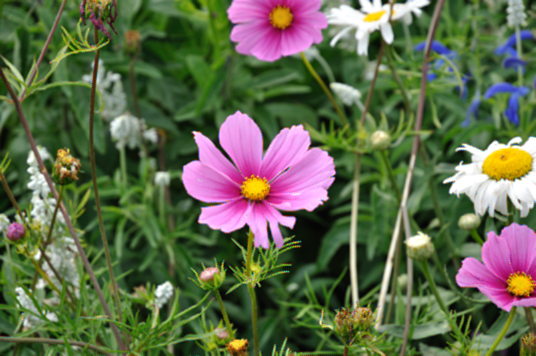
%> input picture flowers.tiff, 536 x 356 px
$ octave --eval "extra('flowers-tampered.tiff');"   (GNU Octave 9; MATLAB toolbox functions it lacks are replaced by stand-ins)
%> lines starting %> are read from the running program, lines starting %| are printed output that depends on the picture
%> in extra, im_true is the input picture: size 356x536x3 uint8; mean R, G, B 96.7, 105.9, 75.7
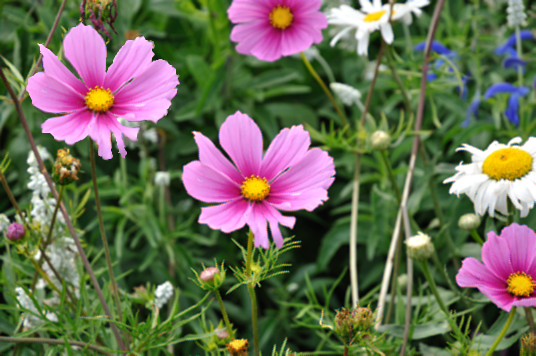
%> input picture flowers-tampered.tiff, 536 x 356 px
%> in extra, im is the input picture: size 356x536x3 uint8; mean R, G, B 106.8, 108.5, 85.4
### demo.m
function Result=demo( im )

    Nb = [2, 8];
    % number of cumulated bloks
    Ns = 1;
    toCrop=mod(size(im),2);
%> toCrop = [0 0 1]
    im=im(1:end-toCrop(1),1:end-toCrop(2),:);

    [bayer, F1]=GetCFASimple(im);


    for j = 1:2
        [map, stat] = CFAloc(im, bayer, Nb(j),Ns);
        figure;
        imagesc(map);
        Result{j}=map;
    end

end

### GetCFASimple.m
function [bayer, F1]=GetCFASimple(im)
        %block size
    W1=16;
    %St. dev threshold
    StdThresh=5;

    SmallCFAList={[2 1;3 2] [2 3;1 2] [3 2;2 1] [1 2;2 3]};
    CFAList=SmallCFAList;

    MeanError=inf(length(CFAList),1);
    for TestArray=1:length(CFAList)
        BinFilter=[];
        ProcIm=[];
        CFA=CFAList{TestArray};
        R=CFA==1;
        G=CFA==2;
        B=CFA==3;
        BinFilter(:,:,1)=repmat(R,size(im,1)/2,size(im,2)/2);
        BinFilter(:,:,2)=repmat(G,size(im,1)/2,size(im,2)/2);
        BinFilter(:,:,3)=repmat(B,size(im,1)/2,size(im,2)/2);
        CFAIm=uint8(double(im).*BinFilter);
        BilinIm=bilinInterp(CFAIm,BinFilter,CFA);

        ProcIm(:,:,1:3)=im;
        ProcIm(:,:,4:6)=BilinIm;
        BlockResult=blockproc(ProcIm,[W1 W1],@eval_block);

        Stds=BlockResult(:,:,4:6);
        BlockDiffs=BlockResult(:,:,1:3);
        NonSmooth=Stds>StdThresh;

        MeanError(TestArray)=mean(mean(mean(BlockDiffs(NonSmooth))));
        BlockDiffs=BlockDiffs./repmat(sum(BlockDiffs,3),[1 1 3]);

        %imagesc(BlockDiffs);
        %pause;

        Diffs(TestArray,:)=reshape(BlockDiffs(:,:,2),1,numel(BlockDiffs(:,:,2)));

        F1Maps{TestArray}=BlockDiffs(:,:,2);
    end
%> this loop made 4 passes
%> pass 1, in GetCFASimple, `CFAIm=uint8(double(im).*BinFilter);`:
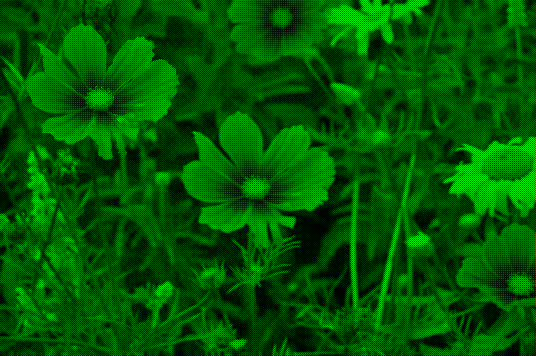
%> CFAIm: size 356x536x3 uint8; mean R, G, B 26.8, 54.2, 21.3
%> after the loop:
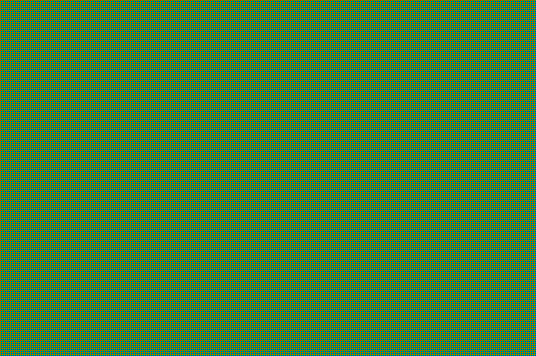
%> BinFilter: size 356x536x3 double; mean R, G, B 0.25, 0.5, 0.25
%> after the loop, Diffs = 782 columns, first 8: [0.469 0.267 0.186 0.243 0.28 0.41 0.21 0.177; 0.408 0.2 0.19 0.3 0.369 0.503 0.192 0.133; 0.241 0.279 0.196 0.0828 0.065 0.156 0.148 0.193; 0.761 0.226 0.212 0.222 0.248 0.486 0.218 0.148]; F1Maps = 4 items; MeanError = [62.29; 54.41; 63.5; 38.65]
    Diffs(isnan(Diffs))=0;

    [bbb,val]=min(MeanError);
%> bbb = 38.65; val = 4
    U=sum(abs(Diffs-0.25),1);
%> U = 782 values, max 1.47 at index 214, min 0.107 at index 46, mean 0.518
    F1=median(U);
%> F1 = 0.469
    CFAOut=CFAList{val}==2;
%> CFAOut = [false true; true false]
    F1Map=F1Maps{val};
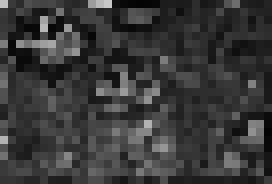
%> F1Map: size 23x34 double (shown 8 times larger); min 0.0139, max 0.784, mean 0.224

    bayer=CFAOut;
%> bayer = [false true; true false]

end

function [ Out ] = eval_block( block_struc )
    %EVAL_BLOCK Summary of this function goes here
    %   Detailed explanation goes here
    im=double(block_struc.data);
    Out(:,:,1:3)=mean(mean((double(block_struc.data(:,:,1:3))-double(block_struc.data(:,:,4:6))).^2));
    Out(:,:,4)=std(reshape(im(:,:,1),1,numel(im(:,:,1))));
    Out(:,:,5)=std(reshape(im(:,:,2),1,numel(im(:,:,2))));
    Out(:,:,6)=std(reshape(im(:,:,3),1,numel(im(:,:,3))));
end

### bilinInterp.m
function [ Out_Im ] = bilinInterp( CFAIm,BinFilter,CFA )
%BILININTERP Summary of this function goes here
%   Detailed explanation goes here
CFAIm=double(CFAIm);

MaskMin=1/4*[1 2 1;2 4 2;1 2 1];
MaskMaj=1/4*[0 1 0;1 4 1;0 1 0];

if ~isempty(find(diff(CFA)==0)) ||  ~isempty(find(diff(CFA')==0))
    MaskMaj=MaskMaj.*2;
end


Mask=repmat(MaskMin,[1,1,3]);
[a,Maj]=max(sum(sum(BinFilter)));
Mask(:,:,Maj)=MaskMaj;

Out_Im=zeros(size(CFAIm));


for ii=1:3
    Mixed_im=zeros([size(CFAIm,1),size(CFAIm,2)]);

    Orig_Layer=CFAIm(:,:,ii);
%    figure(11);   image(Orig_Layer);colormap(gray(255));
    Interp_Layer=imfilter(Orig_Layer,Mask(:,:,ii));
%    figure(12);   image(Interp_Layer);colormap(gray(255));
    Mixed_im(BinFilter(:,:,ii)==0)=Interp_Layer(BinFilter(:,:,ii)==0);
 %   figure(13);   image(Mixed_im);colormap(gray(255));
    Mixed_im(BinFilter(:,:,ii)==1)=Orig_Layer(BinFilter(:,:,ii)==1);
    Out_Im(:,:,ii)=Mixed_im;
end
% [5 lines of commented-out code are left out]

Out_Im=uint8(Out_Im);

### CFAloc.m
function [map, stat] = CFAloc(image, Bayer, Nb, Ns)


    if (nargin ~= 4)
        error('Insert image, 2x2 CFA pattern on grenn channel, Nb and Ns');
    end

    % parameters
    Nm = 5; % dimension of map filtering

    % green channel extraction

    im = image(:,:,2);

    [h, w] = size(im);
    dim = [h, w];

    % prediction error
    pred_error = prediction(im);

    % local variance of acquired and interpolated pixels
    var_map = getVarianceMap(pred_error, Bayer, dim);

    % proposed feature
    stat = getFeature(var_map, Bayer, Nb);

    % GMM parameters estimation
    [mu, sigma] = MoGEstimationZM(stat);

    % likelihood map
    loglikelihood_map = loglikelihood(stat, mu, sigma);

    % filtered and cumulated log-likelihood map
    map = getMap(loglikelihood_map, Ns, Nm);

    expMap=exp(map);
    probMap=1./(expMap+1);
    map=probMap;

    return

### prediction.m
function [pred_error] = prediction(im)

% predictor with a bilinear kernel

Hpred = [ 0,   0.25,    0;
          0.25,  -1, 0.25;
          0,   0.25,    0 ];

pred_error = imfilter(double(im),double(Hpred),'replicate');

return

### getFeature.m


function [statistics] = getFeature(map,Bayer,Nb)

% Proposed feature to localize CFA artifacts

pattern = kron(ones(Nb/2,Nb/2),Bayer);

func = @(sigma) (prod(sigma(logical(pattern)))/(prod(sigma(not(logical(pattern))))));

statistics = blkproc(map,[Nb Nb],func);

statistics(isnan(statistics))=1;
statistics(isinf(statistics))=0;

return

### EMGaussianZM.m

function [alpha, v1, mu2, v2] = EMGaussianZM(x, tol, max_iter)
%
% estimate Gaussian mixture parameters from data x with EM algorithm
% assume x distributed as alpha * N(0,v1) + (1 - alpha) * N(mu2, v2)

% initial guess
alpha = 0.5;
mu2 = mean(x);
v2 = var(x);
v1 = v2/10;


alpha_old = 1;
k = 1;
while abs(alpha - alpha_old) > tol && k < max_iter
    alpha_old = alpha;
    k = k + 1;
    % expectation
    f1 = alpha * exp(-x.^2/2/v1)/sqrt(v1);
    f2 = (1 - alpha) * exp(-(x - mu2).^2/2/v2)/sqrt(v2);
    alpha1 = f1 ./ (f1 + f2);
    alpha2 = f2 ./ (f1 + f2);
    % maximization
    alpha = mean(alpha1);
    v1 = sum(alpha1 .* x.^2) / sum(alpha1);
    mu2 = sum(alpha2 .* x) / sum(alpha2);
    v2 = sum(alpha2 .* (x - mu2).^2) / sum(alpha2);
end

if abs(alpha - alpha_old) > tol
    display('warning: EM algorithm: number of iterations > max_iter');
end

return

### MoGEstimationZM.m
function [mu,sigma,mix_perc] = MoGEstimationZM (statistics)

tol = 1e-3;
max_iter = 500;

% NaN and Inf management

statistics(isnan(statistics)) = 1;
statistics(statistics<0)=0;
data = log(statistics(:));
data = data(not(isinf(data)|isnan(data)));

% E/M algorithm

[alpha, v1, mu2, v2] = EMGaussianZM(data, tol , max_iter);

% Estimated model parameters

mu= [mu2 ; 0];

sigma = sqrt([v2; v1]);

mix_perc = [1-alpha;alpha];

return

### loglikelihood.m
function [L] = loglikelihood(statistics, mu, sigma)

% Loglikelihood map

% allowable values for logarithm
min = 1e-320;
max = 1e304;

statistics(isnan(statistics))=1;
statistics(isinf(statistics))=max;
statistics(statistics == 0) = min;
statistics(statistics<0)=0;

mu1=mu(2);
mu2=mu(1);

sigma1=sigma(2);
sigma2=sigma(1);

% log-likelihood
L = log(sigma1) - log(sigma2) ...
    -0.5.*((((log(statistics) - mu2).^2)/sigma2^2) - ...
    (((log(statistics) - mu1).^2)/sigma1^2));

return

### getMap.m


function [map] = getMap(L, Ns, Nm)

% Cumulated and median filtered log-likelihood map

% cumulate blocks
func = @(x) sum(x(:));

log_L_cum = blkproc(L,[Ns Ns],func);


% median filtered log-likelihood
map = medfilt2(log_L_cum,[Nm Nm],'symmetric');

return

### getVarianceMap.m


function [var_map] = getVarianceMap(im,Bayer,dim)

% extend pattern over all image
pattern = kron(ones(dim(1)/2,dim(2)/2), Bayer);

% separate acquired and interpolate pixels for a 7x7 window
mask = [1, 0, 1, 0, 1, 0, 1;
        0, 1, 0, 1, 0, 1, 0;
        1, 0, 1, 0, 1, 0, 1;
        0, 1, 0, 1, 0, 1, 0;
        1, 0, 1, 0, 1, 0, 1;
        0, 1, 0, 1, 0, 1, 0;
        1, 0, 1, 0, 1, 0, 1];

% gaussian window fo mean and variance
window = gaussian_window().*mask;
mc = sum(sum(window));
vc = 1 - (sum(sum((window.^2))));
window_mean = window./mc;

% local variance of acquired pixels
acquired = im.*(pattern);
mean_map_acquired = imfilter(acquired,window_mean,'replicate').*pattern;
sqmean_map_acquired = imfilter(acquired.^2,window_mean,'replicate').*pattern;
var_map_acquired =  (sqmean_map_acquired - (mean_map_acquired.^2))/vc;

% local variance of interpolated pixels
interpolated = im.*(1-pattern);
mean_map_interpolated = imfilter(interpolated,window_mean,'replicate').*(1-pattern);
sqmean_map_interpolated = imfilter(interpolated.^2,window_mean,'replicate').*(1-pattern);
var_map_interpolated = (sqmean_map_interpolated - (mean_map_interpolated.^2))/vc;


var_map = var_map_acquired + var_map_interpolated;

return

### gaussian_window.m


function [window]=gaussian_window()

% gaussian window

N_window=7;     % window length
sigma=1;

[x, y] = meshgrid(-(ceil(sigma*2)):4*sigma/(N_window-1):ceil(sigma*2));

window = (1/(2*pi*sigma^2)).*exp(-0.5.*(x.^2+y.^2)./sigma^2);

return

### extra.m
function extra(file_name1)

filename='flowers.tiff';

% dimensione of statistics
Nb = [2, 8];
% number of cumulated bloksl
Ns = 1;
bayer = [0, 1;
         1, 0];


     im_true = imread(filename);
     im = imread(file_name1);
     demo(imread(file_name1));
%> in demo, `[bayer, F1]=GetCFASimple(im);`: F1 = 0.469

     for j = 1:1

        [map, stat] = Process(im, bayer, Nb(j),Ns);

        [h w] = size(map);

        %    NaN and Inf management

        stat(isnan(stat)) = 1;
        data = log(stat(:));
        data = data(not(isinf(data)|isnan(data)));
        % square root rule for bins
        n_bins = round(sqrt(length(data)));

        % plot result
        figure
        subplot(2,2,1), imshow(im_true), title('Not tampered image');
        subplot(2,2,2), imshow(im), title('Manipulated image');
        subplot(2,2,3), imagesc(map), colormap('gray'),axis equal, axis([1 w 1 h]), title(['Posability map']);
        subplot(2,2,4), hist(data, n_bins), title('Histogram of the proposed feature');

     end
origImg = im_true;
distImg = im;

%If the input image is rgb, convert it to gray image
noOfDim = ndims(origImg);
if(noOfDim == 3)
    origImg = rgb2gray(origImg);
end

noOfDim = ndims(distImg);
if(noOfDim == 3)
    distImg = rgb2gray(distImg);
end

%Size Validation
origSiz = size(origImg);
distSiz = size(distImg);
sizErr = isequal(origSiz, distSiz);
if(sizErr == 0)
    disp('Error: Original Image & Distorted Image should be of same dimensions');
    return;
end

%Mean Square Error
MSE = MeanSquareError(origImg, distImg);
disp('Mean Square Error = ');
disp(MSE);

%Peak Signal to Noise Ratio
PSNR = PeakSignaltoNoiseRatio(origImg, distImg);
disp('Peak Signal to Noise Ratio = ');
disp(PSNR);

%Normalized Cross-Correlation
NK = NormalizedCrossCorrelation(origImg, distImg);
disp('MNormalized Cross-Correlation  = ');
disp(NK);

%Average Difference
AD = AverageDifference(origImg, distImg);
disp('Average Difference  = ');
disp(AD);

%Structural Content
SC = StructuralContent(origImg, distImg);
disp('Structural Content  = ');
disp(SC);

%Maximum Difference
MD = MaximumDifference(origImg, distImg);
disp('Maximum Difference = ');
disp(MD);

%Normalized Absolute Error
NAE = NormalizedAbsoluteError(origImg, distImg);
disp('Normalized Absolute Error = ');
disp(NAE);

end
%> (the run ends here)
